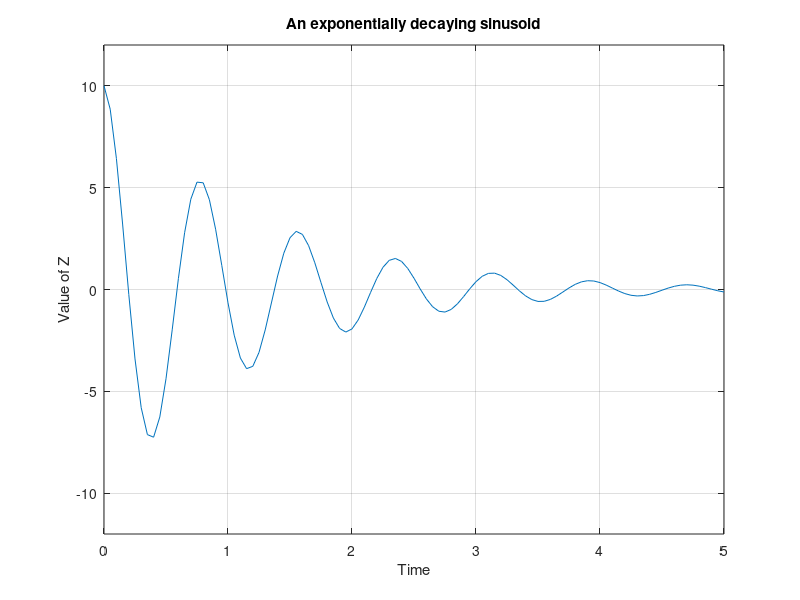

Write the MATLAB code that produced this figure.
clc;
clear;
close all;

t=0:0.05:5;
x=exp(-0.8*t);
y=cos(8*t);
z=10.*x.*y;

plot(t, z);
title('An exponentially decaying sinusoid');
xlabel('Time');
ylabel('Value of Z');
ylim([-12 12]);
grid on;
